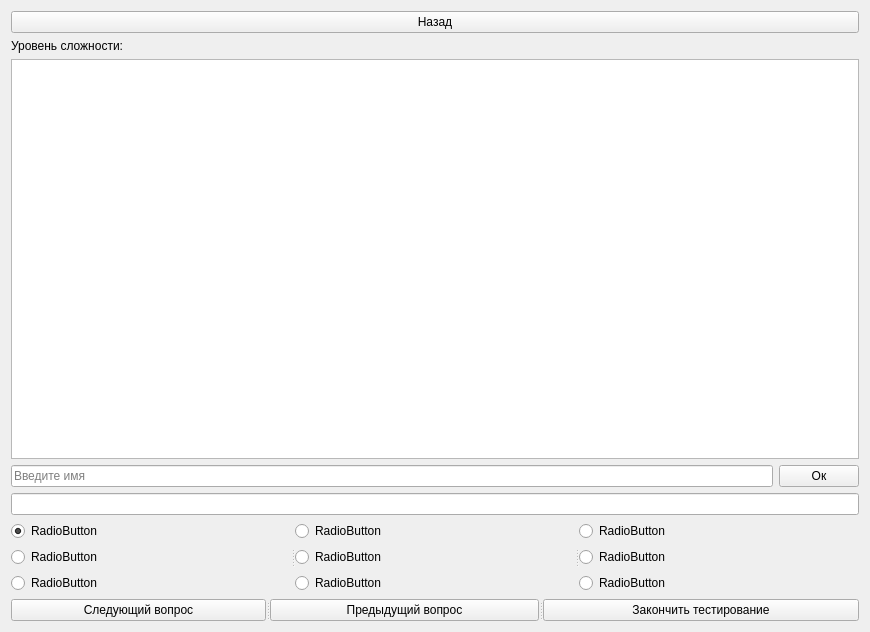
<?xml version="1.0" encoding="UTF-8"?>
<ui version="4.0">
 <class>TestWgt</class>
 <widget class="QWidget" name="TestWgt">
  <property name="geometry">
   <rect>
    <x>0</x>
    <y>0</y>
    <width>870</width>
    <height>632</height>
   </rect>
  </property>
  <property name="windowTitle">
   <string>Form</string>
  </property>
  <layout class="QVBoxLayout" name="verticalLayout_4">
   <item>
    <widget class="QPushButton" name="btnBack">
     <property name="text">
      <string>Назад</string>
     </property>
    </widget>
   </item>
   <item>
    <widget class="QLabel" name="lblQueLvl">
     <property name="font">
      <font>
       <pointsize>9</pointsize>
      </font>
     </property>
     <property name="text">
      <string>Уровень сложности: </string>
     </property>
    </widget>
   </item>
   <item>
    <widget class="QTextEdit" name="tEditQues">
     <property name="font">
      <font>
       <pointsize>9</pointsize>
      </font>
     </property>
     <property name="readOnly">
      <bool>true</bool>
     </property>
    </widget>
   </item>
   <item>
    <layout class="QHBoxLayout" name="horizontalLayout">
     <item>
      <widget class="QLineEdit" name="lEdName">
       <property name="font">
        <font>
         <pointsize>9</pointsize>
        </font>
       </property>
       <property name="maxLength">
        <number>50</number>
       </property>
       <property name="placeholderText">
        <string>Введите имя</string>
       </property>
      </widget>
     </item>
     <item>
      <widget class="QPushButton" name="btnOk">
       <property name="font">
        <font>
         <pointsize>9</pointsize>
        </font>
       </property>
       <property name="text">
        <string>Ок</string>
       </property>
      </widget>
     </item>
    </layout>
   </item>
   <item>
    <widget class="QLineEdit" name="lEdUserAnswer">
     <property name="enabled">
      <bool>true</bool>
     </property>
     <property name="font">
      <font>
       <pointsize>9</pointsize>
      </font>
     </property>
    </widget>
   </item>
   <item>
    <widget class="QSplitter" name="splitter_2">
     <property name="orientation">
      <enum>Qt::Horizontal</enum>
     </property>
     <widget class="QWidget" name="layoutWidget">
      <layout class="QVBoxLayout" name="verticalLayout">
       <item>
        <widget class="QRadioButton" name="rBtn_1">
         <property name="font">
          <font>
           <pointsize>9</pointsize>
          </font>
         </property>
         <property name="text">
          <string>RadioButton</string>
         </property>
         <property name="checked">
          <bool>true</bool>
         </property>
         <attribute name="buttonGroup">
          <string notr="true">rbtnsGroup</string>
         </attribute>
        </widget>
       </item>
       <item>
        <widget class="QRadioButton" name="rBtn_4">
         <property name="font">
          <font>
           <pointsize>9</pointsize>
          </font>
         </property>
         <property name="text">
          <string>RadioButton</string>
         </property>
         <attribute name="buttonGroup">
          <string notr="true">rbtnsGroup</string>
         </attribute>
        </widget>
       </item>
       <item>
        <widget class="QRadioButton" name="rBtn_7">
         <property name="font">
          <font>
           <pointsize>9</pointsize>
          </font>
         </property>
         <property name="text">
          <string>RadioButton</string>
         </property>
         <attribute name="buttonGroup">
          <string notr="true">rbtnsGroup</string>
         </attribute>
        </widget>
       </item>
      </layout>
     </widget>
     <widget class="QWidget" name="layoutWidget">
      <layout class="QVBoxLayout" name="verticalLayout_2">
       <item>
        <widget class="QRadioButton" name="rBtn_2">
         <property name="font">
          <font>
           <pointsize>9</pointsize>
          </font>
         </property>
         <property name="text">
          <string>RadioButton</string>
         </property>
         <attribute name="buttonGroup">
          <string notr="true">rbtnsGroup</string>
         </attribute>
        </widget>
       </item>
       <item>
        <widget class="QRadioButton" name="rBtn_5">
         <property name="font">
          <font>
           <pointsize>9</pointsize>
          </font>
         </property>
         <property name="text">
          <string>RadioButton</string>
         </property>
         <attribute name="buttonGroup">
          <string notr="true">rbtnsGroup</string>
         </attribute>
        </widget>
       </item>
       <item>
        <widget class="QRadioButton" name="rBtn_8">
         <property name="font">
          <font>
           <pointsize>9</pointsize>
          </font>
         </property>
         <property name="text">
          <string>RadioButton</string>
         </property>
         <attribute name="buttonGroup">
          <string notr="true">rbtnsGroup</string>
         </attribute>
        </widget>
       </item>
      </layout>
     </widget>
     <widget class="QWidget" name="layoutWidget">
      <layout class="QVBoxLayout" name="verticalLayout_3">
       <item>
        <widget class="QRadioButton" name="rBtn_3">
         <property name="font">
          <font>
           <pointsize>9</pointsize>
          </font>
         </property>
         <property name="text">
          <string>RadioButton</string>
         </property>
         <attribute name="buttonGroup">
          <string notr="true">rbtnsGroup</string>
         </attribute>
        </widget>
       </item>
       <item>
        <widget class="QRadioButton" name="rBtn_6">
         <property name="font">
          <font>
           <pointsize>9</pointsize>
          </font>
         </property>
         <property name="text">
          <string>RadioButton</string>
         </property>
         <attribute name="buttonGroup">
          <string notr="true">rbtnsGroup</string>
         </attribute>
        </widget>
       </item>
       <item>
        <widget class="QRadioButton" name="rBtn_9">
         <property name="font">
          <font>
           <pointsize>9</pointsize>
          </font>
         </property>
         <property name="text">
          <string>RadioButton</string>
         </property>
         <attribute name="buttonGroup">
          <string notr="true">rbtnsGroup</string>
         </attribute>
        </widget>
       </item>
      </layout>
     </widget>
    </widget>
   </item>
   <item>
    <widget class="QSplitter" name="splitter">
     <property name="orientation">
      <enum>Qt::Horizontal</enum>
     </property>
     <widget class="QPushButton" name="btnToNextQ">
      <property name="font">
       <font>
        <pointsize>9</pointsize>
       </font>
      </property>
      <property name="text">
       <string>Следующий вопрос</string>
      </property>
     </widget>
     <widget class="QPushButton" name="btnToPrevQ">
      <property name="font">
       <font>
        <pointsize>9</pointsize>
       </font>
      </property>
      <property name="text">
       <string>Предыдущий вопрос</string>
      </property>
     </widget>
     <widget class="QPushButton" name="btnFinish">
      <property name="font">
       <font>
        <pointsize>9</pointsize>
       </font>
      </property>
      <property name="text">
       <string>Закончить тестирование</string>
      </property>
     </widget>
    </widget>
   </item>
  </layout>
 </widget>
 <resources/>
 <connections/>
 <buttongroups>
  <buttongroup name="rbtnsGroup"/>
 </buttongroups>
</ui>
